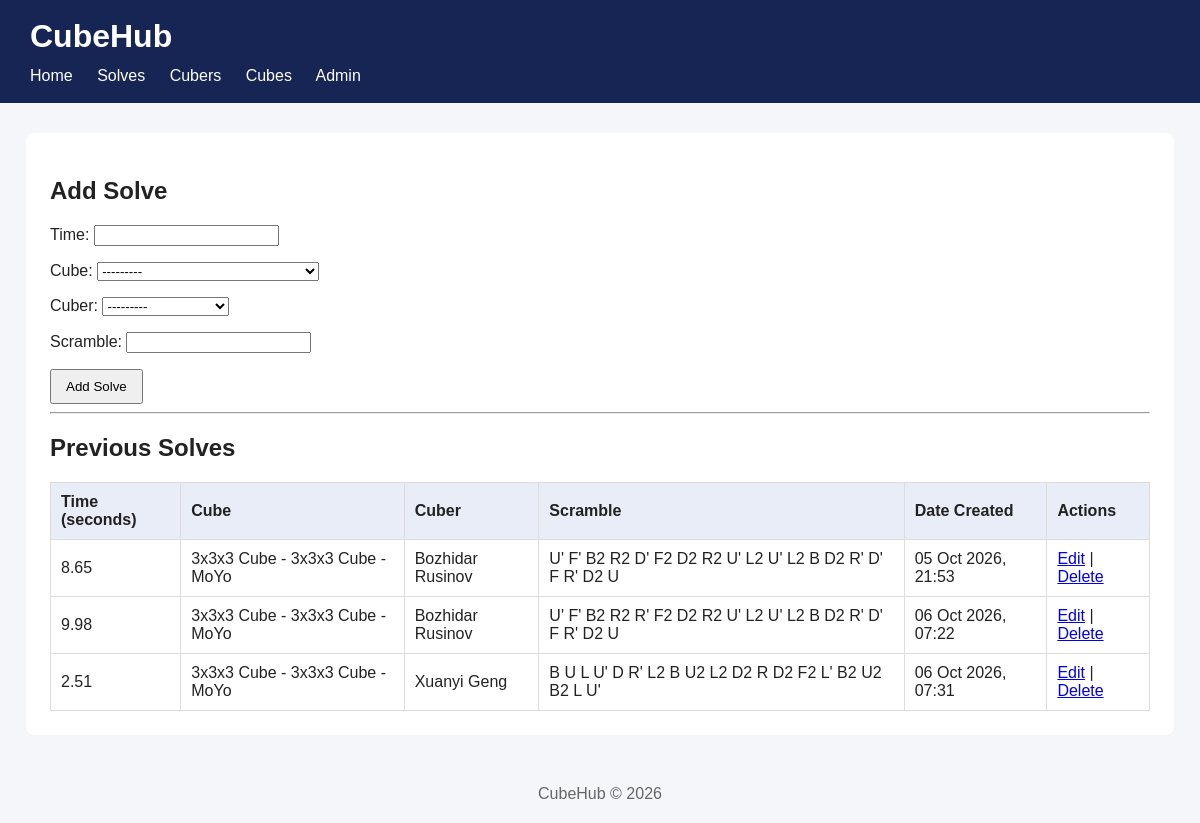
Page /solves/ on the committed database.
### cubes/models.py (models this page shows)
class Cube(models.Model):
    class CubeChoices(models.TextChoices):
        CUBE_2X2 = '222', '2x2x2 Cube'
        CUBE_3X3 = '333', '3x3x3 Cube'
        CUBE_4X4 = '444', '4x4x4 Cube'
        CUBE_5X5 = '555', '5x5x5 Cube'
        CUBE_6X6 = '666', '6x6x6 Cube'
        CUBE_7X7 = '777', '7x7x7 Cube'
        CLOCK = 'clock', 'Clock'
        MEGAMINX = 'minx', 'Megaminx'
        PYRAMINX = 'pyram', 'Pyraminx'
        SKWEB = 'skewb', 'Skewb'
    class CategoryEvent(models.TextChoices):
        CUBE_2X2 = '222', '2x2x2 Cube'
        CUBE_3X3 = '333', '3x3x3 Cube'
        CUBE_4X4 = '444', '4x4x4 Cube'
        CUBE_5X5 = '555', '5x5x5 Cube'
        CUBE_6X6 = '666', '6x6x6 Cube'
        CUBE_7X7 = '777', '7x7x7 Cube'
        BLD_3X3 = '333bf', '3x3x3 Blindfolded'
        BLD_4X4 = '444bf', '4x4x4 Blindfolded'
        BLD_5X5 = '555bf', '5x5x5 Blindfolded'
        MULTI_BLD = '333mbf', '3x3x3 Multi-Blind'
        OH_3X3 = '333oh', '3x3x3 One-Handed'
        FMC_3X3 = '333fm', '3x3x3 Fewest Moves'
        CLOCK = 'clock', 'Clock'
        MEGAMINX = 'megam', 'Megaminx'
        PYRAMINX = 'pyram', 'Pyraminx'
        SKWEB = 'skewb', 'Skewb'
        SQ1 = 'sq1', 'Square-1'
    cube = models.CharField(max_length=20, choices=CubeChoices.choices)
    category_event = models.CharField(max_length=20, choices=CategoryEvent.choices)
    brand = models.CharField(max_length=20, blank=True, default='N/A')
    owners = models.ManyToManyField('cubers.Cuber', related_name='cubes', blank=True)
    def __str__(self):
        return (
            f'{self.get_cube_display()} - '
            f'{self.get_category_event_display()} - '
            f'{self.brand}'
        )

### solves/models.py (models this page shows, shortened)
class Solve(models.Model):
    cuber = models.ForeignKey('cubers.Cuber', on_delete=models.CASCADE, related_name='solves')
    cube = models.ForeignKey(Cube, on_delete=models.CASCADE)
    time = models.DecimalField(max_digits=6, decimal_places=2)
    scramble = models.CharField(max_length=100)
    date_created = models.DateTimeField(auto_now_add=True)

### cubers/models.py (models this page shows)
class Cuber(models.Model):
    first_name = models.CharField(max_length=100)
    last_name = models.CharField(max_length=100)
    country = models.CharField(max_length=30)
    favourite_cube = models.CharField(max_length=20)
    bio = models.TextField(blank=True, default='This cuber has not added his bio yet')
    date_of_registration = models.DateTimeField(auto_now_add=True)
    def __str__(self):
        return f'{self.first_name} {self.last_name}'

### solves/views.py (the view)
# urls.py: path('', views.solve_list, name='solve_list'),
def solve_list(request: HttpRequest):
    if request.method == 'POST':
        form = SolveForm(request.POST)
        if form.is_valid():
            form.save()
            return redirect('solve_list')
    else:
        form = SolveForm()
    solves = Solve.objects.all()
    return render(
        request,
        'solves/solve-list.html',
        {
            'solves': solves,
            'form': form,
         },
    )

### solves/forms.py
class SolveForm(forms.ModelForm):
    class Meta:
        model = Solve
        fields = ['time', 'cube', 'cuber', 'scramble']

### solves/templates/solves/solve-list.html (shortened to what this page needs)
{% extends "base.html" %}
{% block content %}
<h2>Add Solve</h2>
<form method="post">
    {{ form.as_p }}
    <button type="submit">Add Solve</button>
</form>
<hr>
<h2>Previous Solves</h2>
<table>
    <thead>
        <tr>
            <th>Time (seconds)</th>
            <th>Cube</th>
            <th>Cuber</th>
            <th>Scramble</th>
            <th>Date Created</th>
            <th>Actions</th>
        </tr>
    </thead>
    <tbody>
        {% for solve in solves %}
            <tr>
                <td>{{ solve.time }}</td>
                <td>{{ solve.cube }}</td>
                <td>{{ solve.cuber }}</td>
                <td>{{ solve.scramble }}</td>
                <td>{{ solve.date_created|date:"d M Y, H:i" }}</td>
                <td>
                    <a href="{% url 'solve_edit' solve.id %}">Edit</a>
                    |
                    <a href="{% url 'solve_delete' solve.id %}">Delete</a>
                </td>
            </tr>
        {% empty %}
            <tr>
                <td colspan="6">No solves yet. Add your first solve above!</td>
            </tr>
        {% endfor %}
    </tbody>
</table>
{% endblock %}

### templates/base.html (shortened to what this page needs)
<!DOCTYPE html>
<html lang="en">
<head>
</head>
<body>
    <header>
        <h1>CubeHub</h1>
        <nav>
            <a href="{% url 'home' %}">Home</a>
            <a href="{% url 'solve_list' %}">Solves</a>
            <a href="{% url 'cuber_list' %}">Cubers</a>
            <a href="{% url 'cube_list' %}">Cubes</a>
            <a href="/admin/">Admin</a>
        </nav>
    </header>
    <main>
        {% block content %}
        {% endblock %}
    </main>
    <footer>
        CubeHub &copy; {% now "Y" %}
    </footer>
</body>
</html>

### templates/base.html (style rules this page uses)
body { margin: 0; font-family: Arial, sans-serif; background-color: #f4f6f9; color: #222; }
header { background-color: #172554; color: white; padding: 18px 30px; }
header h1 { margin: 0 0 12px; }
nav a { color: white; text-decoration: none; margin-right: 20px; }
main { max-width: 1100px; margin: 30px auto; padding: 24px; background-color: white; border-radius: 8px; }
button { padding: 8px 14px; cursor: pointer; }
table { width: 100%; border-collapse: collapse; margin-top: 16px; }
th, td { border: 1px solid #ddd; padding: 10px; text-align: left; }
th { background-color: #e8edf7; }
footer { text-align: center; padding: 20px; color: #666; }

### rows in the picture
Cube: cube "---------"
Solve: time "8.65", cube "3x3x3 Cube - 3x3x3 Cube - MoYo", cuber "Bozhidar Rusinov", scramble "U' F' B2 R2 D' F2 D2 R2 U' L2 U' L2 B D2 R' D' F R' D2 U", date_created "05 Oct 2026, 21:53"
Solve: time "9.98", cube "3x3x3 Cube - 3x3x3 Cube - MoYo", cuber "Bozhidar Rusinov", scramble "U' F' B2 R2 R' F2 D2 R2 U' L2 U' L2 B D2 R' D' F R' D2 U", date_created "06 Oct 2026, 07:22"
Solve: time "2.51", cube "3x3x3 Cube - 3x3x3 Cube - MoYo", cuber "Xuanyi Geng", scramble "B U L U' D R' L2 B U2 L2 D2 R D2 F2 L' B2 U2 B2 L U'", date_created "06 Oct 2026, 07:31"
